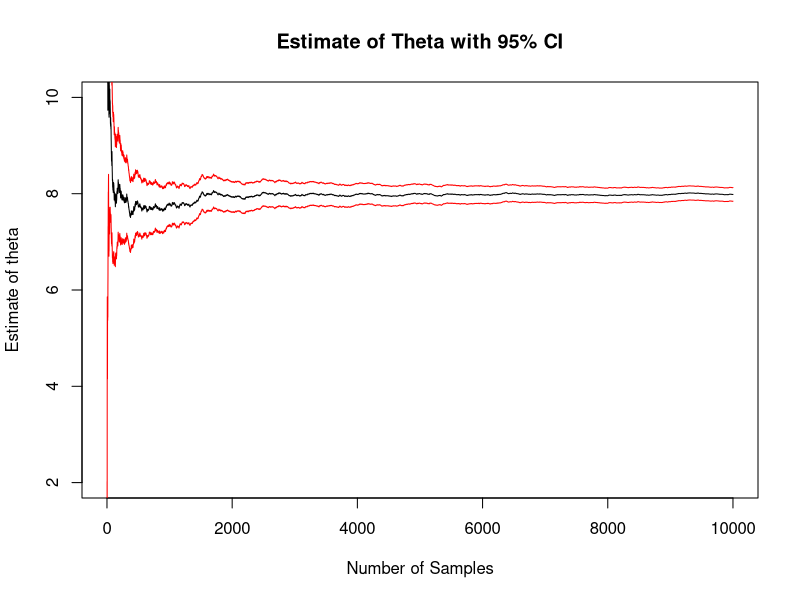
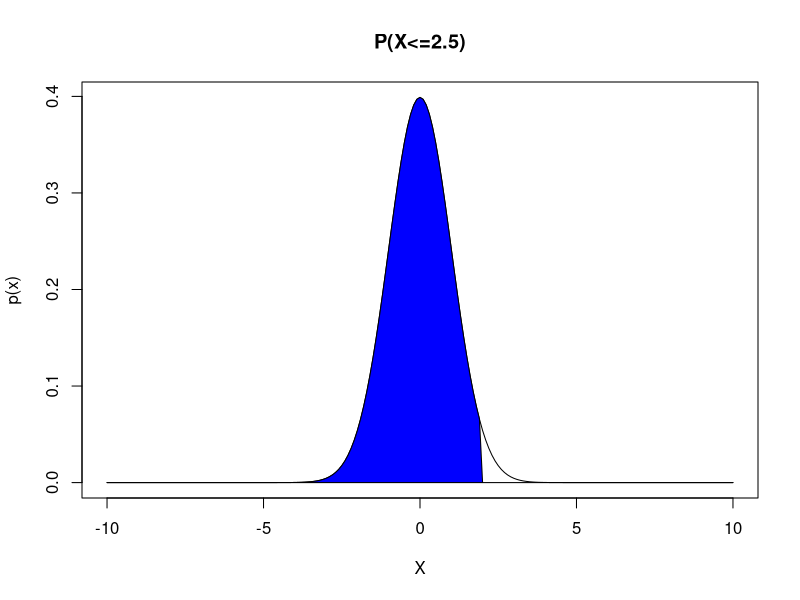
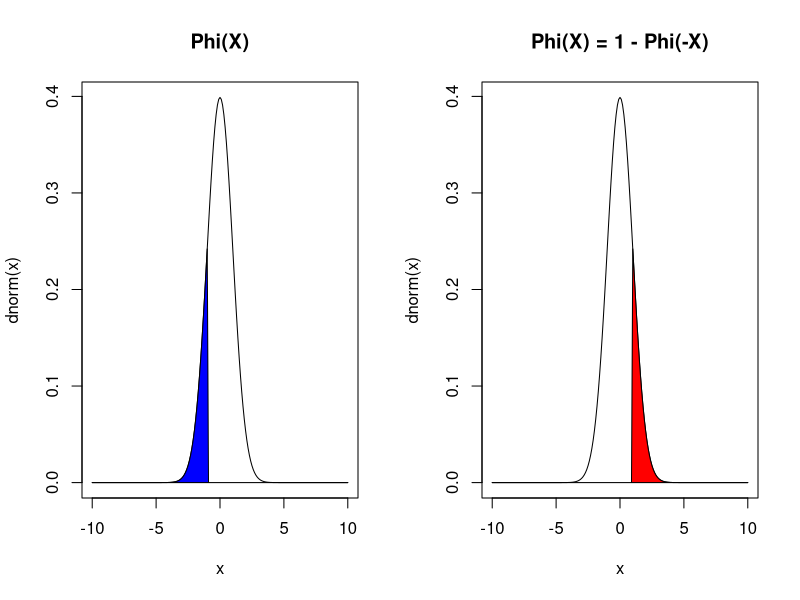
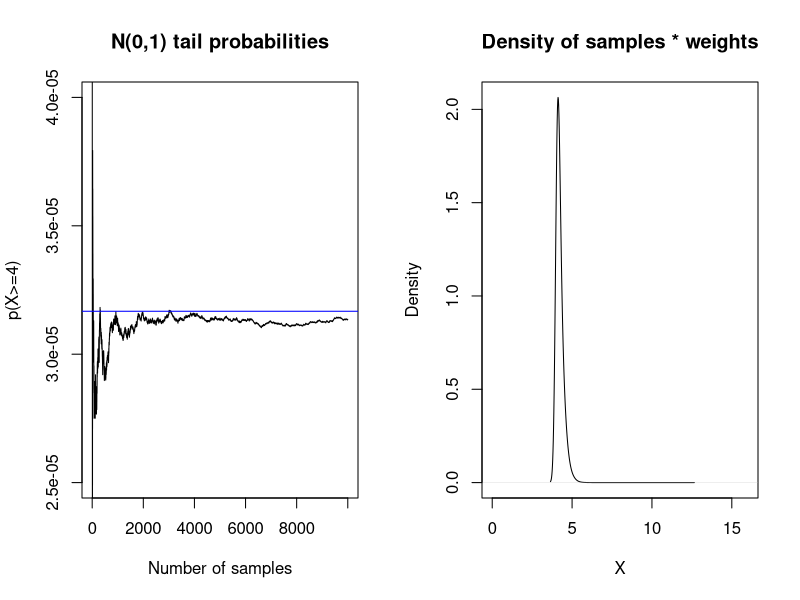
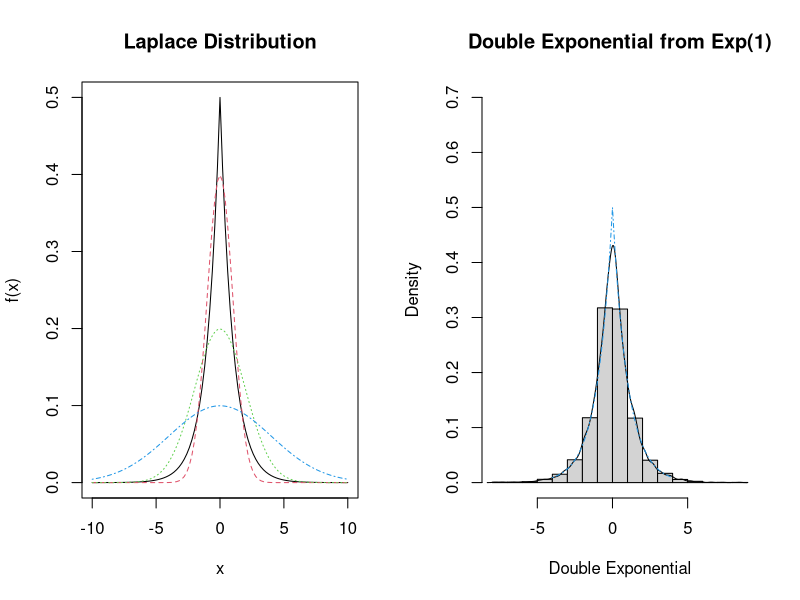
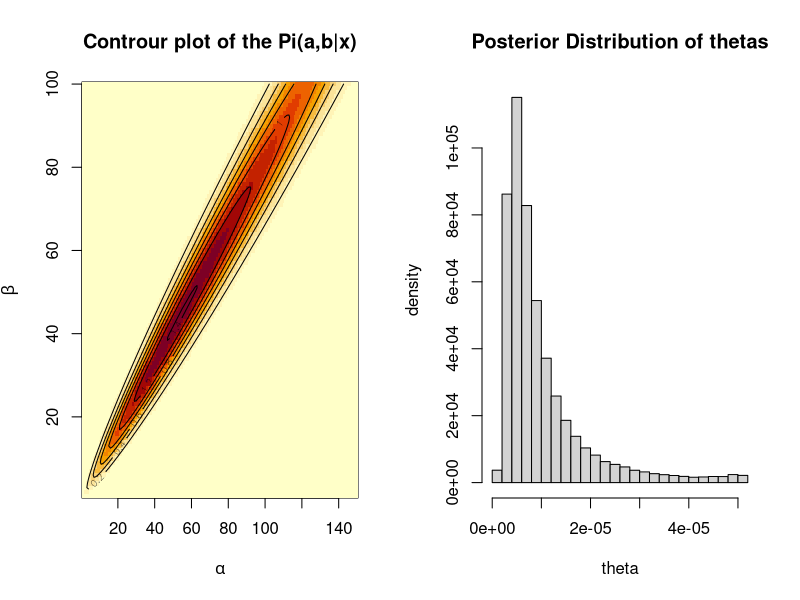
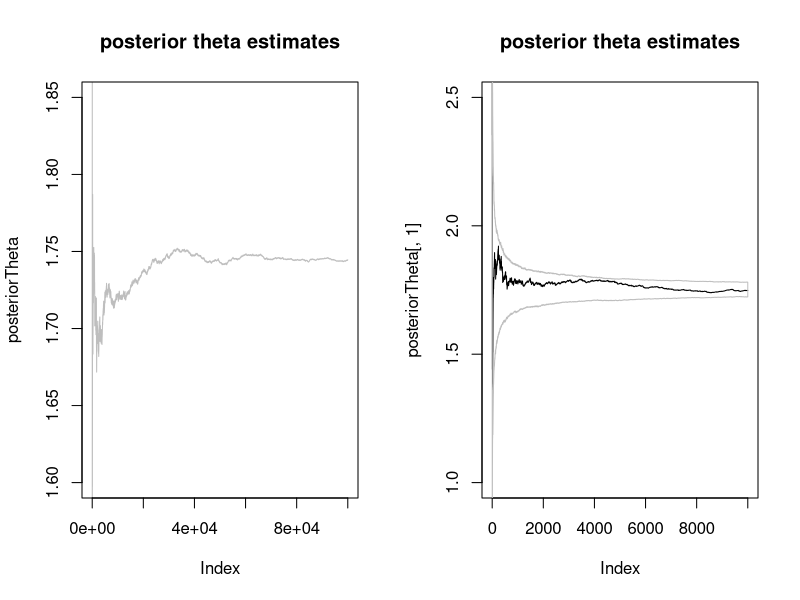

The R source for these figures, in order:
## ---- chunk 1
N = 10000 ## sample size
h <- function(x) { 3*x^2 } ## function of interest, h(x)
X <- runif(n = N, min = 0, max = 2)  ## samples from f(x)
v = 2 * mean(h(X)) ## 2 * E[h(x)]
print(v) ## approximately 8
integrate(f = h, lower = 0, upper = 2)
## ---- chunk 2
N = 10000 ## sample size
h <- function(x) { 3*x^2 } ## function of interest, h(x)
X <- runif(n = N, min = 0, max = 2)  ## samples from f(x)
h_values <- 2 * h(X)

cumMean <- function(x, n){
  num = cumsum(x)
  denom = 1:n
  result = num/denom
  return(result)
}

## ---- chunk 3
cumSE <- function(x, n){
  m = mean(x)
  num = sqrt(cumsum((x - m)^2))
  denom = 1:n
  result = num/denom ## cummulative mean of (x_i - theta)^2
  return(result)
}

thetas = cumMean(h_values, N)
SE = cumSE(h_values, N)


## ---- chunk 4
plot(x = 1:N, y = thetas, type = "l", ylim = c(2, 10), xlab = "Number of Samples",
     ylab = "Estimate of theta",
     main = "Estimate of Theta with 95% CI")
lines(x = 1:N, y = thetas + 1.96*SE, col = "red") ## CI
lines(x = 1:N, y = thetas - 1.96*SE, col = "red") ## CI

## ---- chunk 5
## final estimate
thetaHat = mean(h_values)
se <- sd(x = h_values)/sqrt(N)
ci <- thetaHat + 1.96*c(-1,1) * se

print("Theta estimate: ")
print(thetaHat)
print("Confidence Intervals")
print(ci)

## ---- chunk 6
x <- seq(from = -10, to = 10, by = 0.1)

out = dnorm(x)
out[x >= 2] = 0

plot(x, dnorm(x), type = "l", main = "P(X<=2.5)", 
     xlab = "X", ylab = "p(x)")
polygon(x, out, col = "blue")

## ---- chunk 7
N = 10000
x = 2.5
t = runif(N, 0, 2.5)
p = 0.5 + 1/sqrt(2*pi) * mean(x * exp(-t^2 / 2))

print(p)
print(x = pnorm(q = 2.5, lower.tail = TRUE))

## ---- chunk 8
x <- seq(from = -10, to = 10, by = 0.1)

out = dnorm(x)
out[x > -1] = 0

par(mfrow = c(1,2))
plot(x, dnorm(x), type = "l", main = "Phi(X)")
polygon(x, out, col = "blue")


out = dnorm(x)
out[x < 1] = 0

plot(x, dnorm(x), type = "l", main = "Phi(X) = 1 - Phi(-X)")
polygon(x, out, col = "red")

## ---- chunk 9
N = 10000
x = 3.2
Z = rnorm(N)
p_val = mean(Z <= x)
print(p_val)
print(sum(Z > x)) ## few samples with Z > x
## ---- chunk 10
set.seed(9124555) ## won't show up
## ---- chunk 11
N = 10000; x = 4
t = rnorm(N) >= x ## looking at the lower tail
p_val = sum(t)/N
print(sum(t)) ## only 1 sample greater or equal to 4
print(p_val)

## compare this with
RPval = pnorm(q = 4, lower.tail = FALSE) ## lower tail
print(RPval)
## ---- chunk 12
N = 10^4 
t = 4
X = rexp(N) + t
w = dnorm(X)/dexp(X - t) ## importance sampling weights dnorm/dexp(x-4)

theta = mean(w)
cumTheta = cumsum(w) / 1:N

## ---- chunk 13
plot(cumTheta, type = "l", main = "N(0,1) tail probabilities",
     xlab = "Number of samples", ylab = "p(X>=4)",
     ylim = c(2.5 * 10^(-5), 4 * 10^(-5)))
abline(a = pnorm(t, lower.tail = FALSE), b = 0, col = "blue")

print(pnorm(t, lower.tail = FALSE))
print(theta) ## close results!

plot(density(X, weights=w/sum(w)), main = "Density of samples * weights",
     xlab = "X", ylab = "Density",
     xlim = c(0,16)) ## plot density of samples from Exp(x - 4) * weights

## ---- chunk 14

f <- function(x){
  out = (1/2) * exp(x = -1 * abs(x))
  return(out)
}

curve(expr = f, from = -10, to = 10, type = "l",
      main = "Laplace Distribution")

curve(expr = dnorm(x, sd = 1), from = -10, to = 10, type = "l",
      lty = 2, col = 2,
      add = TRUE)

curve(expr = dnorm(x, sd = 2), from = -10, to = 10, type = "l",
      lty = 3, col = 3,
      add = TRUE)


curve(expr = dnorm(x, sd = 4), from = -10, to = 10, type = "l",
      lty = 4, col = 4,
      add = TRUE)


## ---- chunk 15
N = 10000
x = rnorm(N)
w = f(x)/dnorm(x) 
theta <- mean(x = x^2 * w)
print(theta)


x = rnorm(N, sd = 2)
w = f(x)/dnorm(x) 
theta <- mean(x = x^2 * w)
print(theta)

## ---- chunk 16

x = rnorm(N, sd = 4)
w = f(x)/dnorm(x, sd = 4)
theta <- mean(x = x^2 * w)
print(theta)



## ---- chunk 17
N = 10^4
f <- function(x){
  out = (1/2) * exp(x = -1 * abs(x))
  return(out)
}
pos_neg <- sample(x = c(-1,1), size = N, replace = TRUE)
x = rexp(n = N)
double_exp = pos_neg * x 

hist(double_exp, probability = TRUE, ylim = c(0,0.7),
     main = "Double Exponential from Exp(1)",
     xlab = "Double Exponential", ylab = "Density")
lines(density(double_exp))
curve(expr = f, from = -4, to = 4, add = TRUE, col = 4, lty = 4)


theta = mean(double_exp^2)
print(theta)

## ---- chunk 18

posterior = function(a,b){
  x = exp(2*(lgamma(a+b) - lgamma(a) - lgamma(b)) + 
            a*log(0.3) + b* log(0.2))
  return(x)
}

a = 1:150
b = 1:100
post = outer(a,b,posterior)
image(a, b, post,
      xlab = expression(alpha), ylab = expression(beta),
      main = paste("Controur plot of the ", expression(Pi), "(a,b|x)", sep = ""))
contour(a, b, post, add = TRUE)



## ---- chunk 19
## importance sampling example
## Normal with Cauchy prior

N = 10^5
X = 2.5

thetas = rnorm(N, X, sd = 1)

weights = dcauchy(x = thetas, location = 0, scale = 1) ## 1/(pi * (1 + s^2))
sumOfWeights = sum(weights)

posteriorDist =  (weights )/(sumOfWeights)
hist(posteriorDist, probability = TRUE, 
    main = "Posterior Distribution of thetas",
    xlab = "theta", ylab = "density")

## ---- chunk 20
## The expectation of the posterior distribution
posteriorThetaEst = sum((thetas * weights)/ sumOfWeights)
print(posteriorThetaEst)


## Effective Sample Size
ESS = 1 / sum( (weights / sumOfWeights)^2) ## Effective Sample Size
print(ESS)

## ---- chunk 21
posteriorTheta = cumsum(thetas * weights) / cumsum(weights)

plot(posteriorTheta, type = "l", main = "posterior theta estimates",
     ylim = c(1.6, 1.85), col = "gray")

## ---- chunk 22
X = 2.5
N = 10^4
M = 1000
thetas = matrix(data = rnorm(N*M), ncol = M) + X ## N(0,1) + 2.5
weights = dcauchy(x = thetas, location = 0, scale = 1)
posteriorTheta = apply(thetas * weights, 2, cumsum) / apply(weights, 2, cumsum)

## ---- chunk 23
## look at the first column estimates
plot(posteriorTheta[,1], main = "posterior theta estimates",
    ylim = c(1, 2.5), type = "l")
## grab the 2.5 and 97.5 quantiles for a 95% CI
confInts = apply(posteriorTheta, 1, quantile, c(0.025, 0.975)) 
polygon(x = c(1:N, N:1), y = c(confInts[1,], rev(confInts[2,])), border = "gray")
